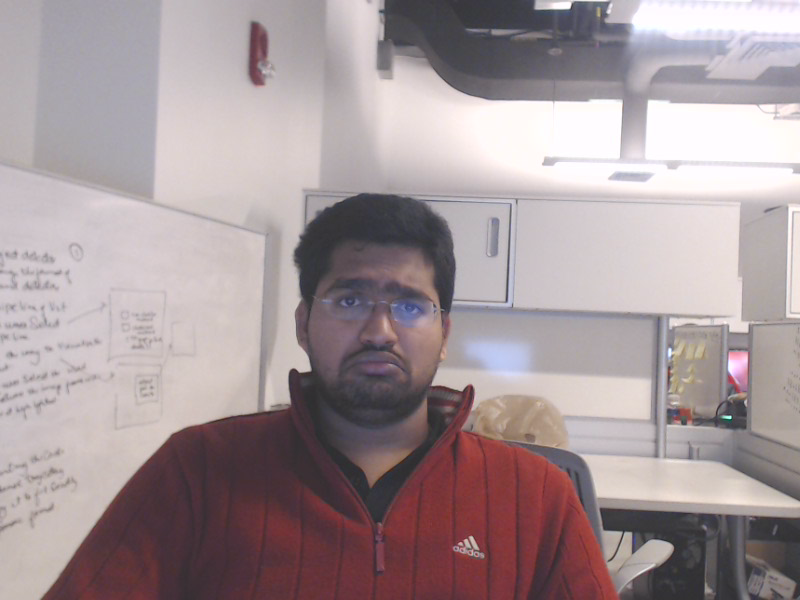
#> input picture others/testdata/Image1.png, 800 x 600 px
$ python -i extract_mouth.py   (imports and definitions only)   (Python 2 division)   (older library calls are emulated)
#> lines starting #> are read from the running program, lines starting #| are printed output that depends on the picture
#> further down, picture is the input picture: shape (600, 800, 3); mean B, G, R 153.6, 150.7, 164.9
import cv2
import numpy as np

def sobel(image):
    scale = 1
    delta = 0
    ddepth = cv2.CV_16S
    img = image
    img = cv2.GaussianBlur(img,(3,3),0)
    gray = cv2.cvtColor(img,cv2.COLOR_BGR2GRAY)
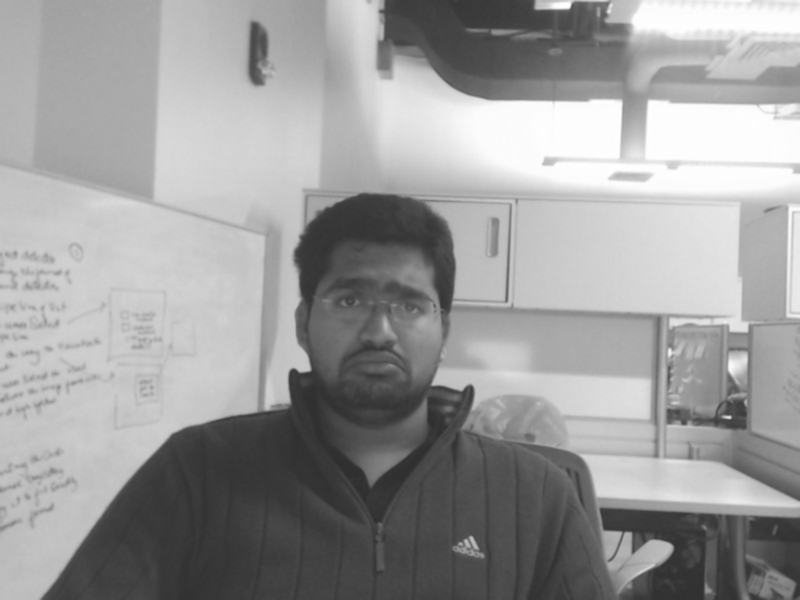
#> gray: shape (600, 800); min 46, max 255, mean 155.3

    # Gradient-X
    grad_x = cv2.Sobel(gray,ddepth,1,0,ksize = 3, scale = scale, delta = delta,borderType = cv2.BORDER_DEFAULT)
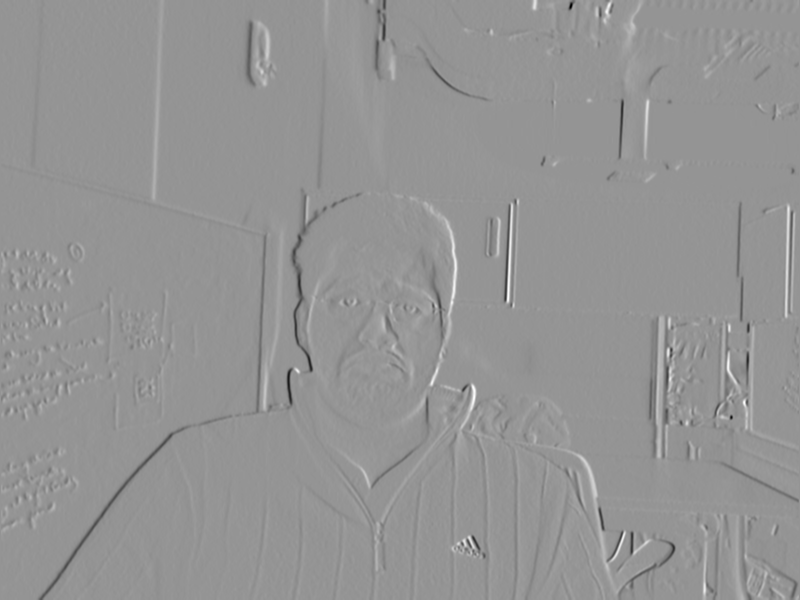
#> grad_x: shape (600, 800) int16; min -481, max 344, mean -0.1; drawn with min black and max white
    #grad_x = cv2.Scharr(gray,ddepth,1,0)

    # Gradient-Y
    grad_y = cv2.Sobel(gray,ddepth,0,1,ksize = 3, scale = scale, delta = delta, borderType = cv2.BORDER_DEFAULT)
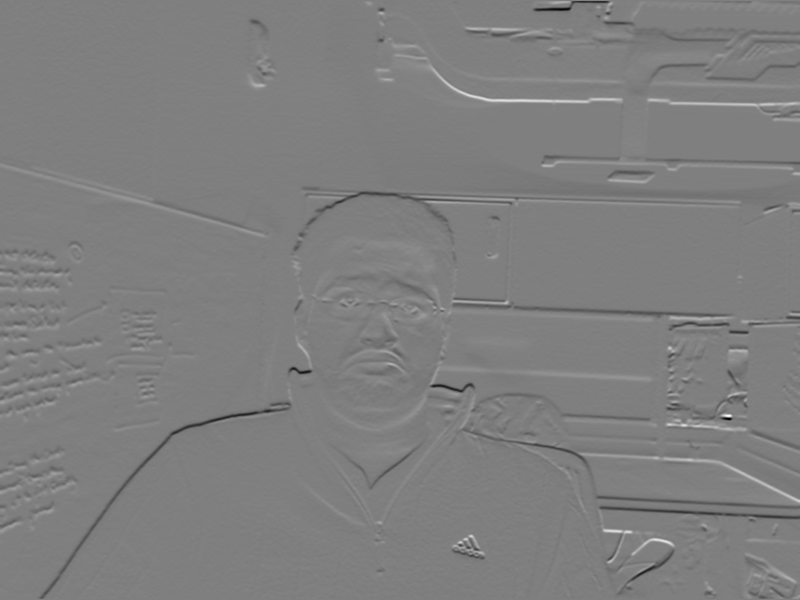
#> grad_y: shape (600, 800) int16; min -479, max 479, mean -1.3; drawn with min black and max white
    #grad_y = cv2.Scharr(gray,ddepth,0,1)

    abs_grad_x = cv2.convertScaleAbs(grad_x)   # converting back to uint8
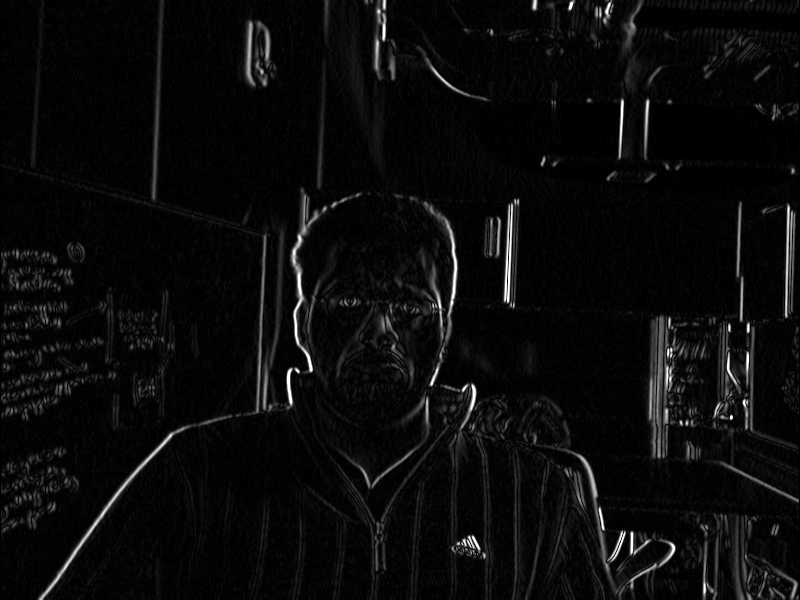
#> abs_grad_x: shape (600, 800); min 0, max 255, mean 10.8
    abs_grad_y = cv2.convertScaleAbs(grad_y)
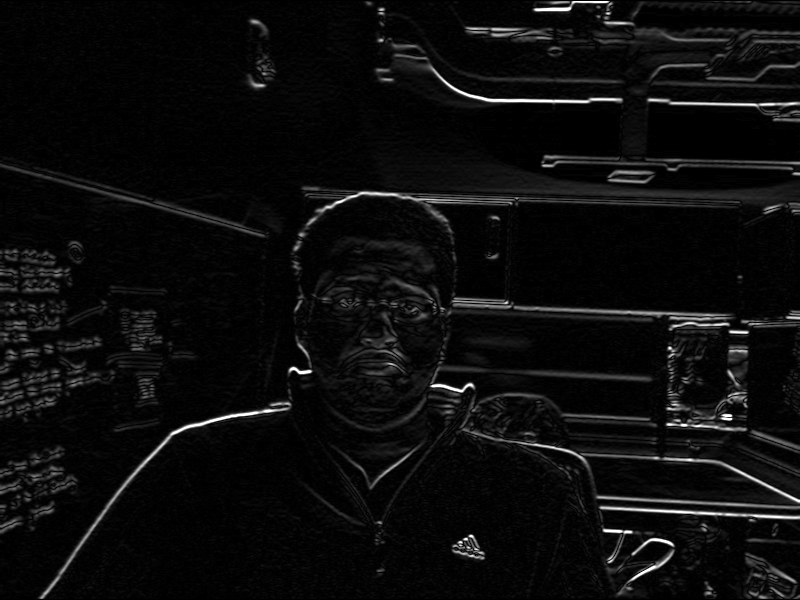
#> abs_grad_y: shape (600, 800); min 0, max 255, mean 12.3

    dst = cv2.addWeighted(abs_grad_x,0.5,abs_grad_y,0.5,0)
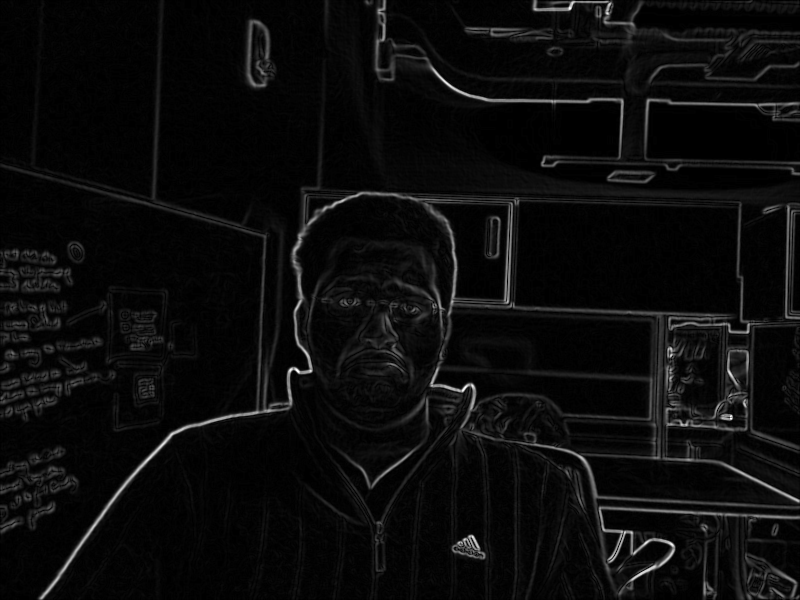
#> dst: shape (600, 800); min 0, max 255, mean 11.6
    #dst = cv2.add(abs_grad_x,abs_grad_y)

    cv2.imshow('dst',dst)
    cv2.waitKey(0)
    cv2.destroyAllWindows()


# [52 lines not run here, left out]

>>> import cv2
>>> picture = cv2.imread('testdata/Image1.png')
>>> result = sobel(picture)
